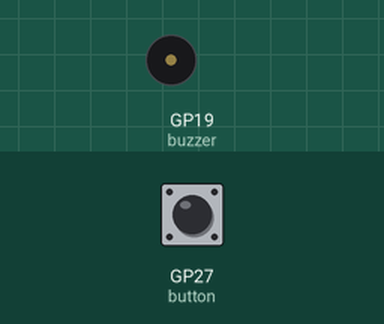
A program run on a simulated Raspberry Pi Pico running MicroPython. Shown: buzzer (waves = sounding). Inputs (shaded band) come from the test bench; at power-on: GP27 (button) HIGH.

Above: at 1.2 s.
1.3 s: GP27 (button) pulled LOW for 0.15 s
At 2.2 s:
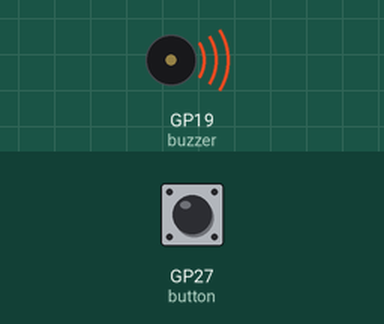
4.4 s: GP27 (button) pulled LOW for 1 s
8.4 s: GP27 (button) pulled LOW for 3.2 s
Timing chart, 0 to 13.7 s (numbered marks = the images above; inputs shaded):
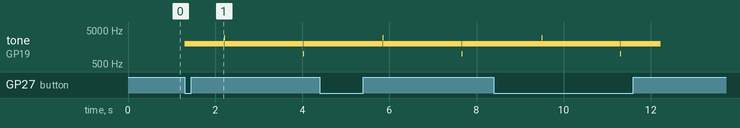

Measured:
- after the input at 1.3 s, tone on GP19 (buzzer): plays 2000 Hz for 0.91 s, 3000 Hz for 0.01 s, 2000 Hz for 1.8 s, 1000 Hz for 0.01 s, 2000 Hz for 0.37 s, starting at once
- after the input at 4.4 s, tone on GP19 (buzzer): 2000 Hz → 3000 Hz after 1.5 s, → 2000 Hz 0.01 s later, → 1000 Hz 1.8 s later, → 2000 Hz 0.01 s later

The program:

005-passive-buzzer.py
```python
from machine import Pin, PWM
import time
import math

# this pin is connected to a transistor
buzzer = PWM(Pin(19), freq=2000, duty_u16=0)

button = Pin(27, Pin.IN, Pin.PULL_UP)

while True:
    if button.value() == 0:
        buzzer.duty_u16(65535 // 2)
        for x in range(0, 361):
            sin_value = int(math.sin(x * (math.pi / 180.0)))
            tone_value = 2000 + sin_value * 1000
            buzzer.freq(tone_value)
            time.sleep_ms(10)
    else:
        buzzer.duty_u16(0)

    time.sleep_ms(10)
```
